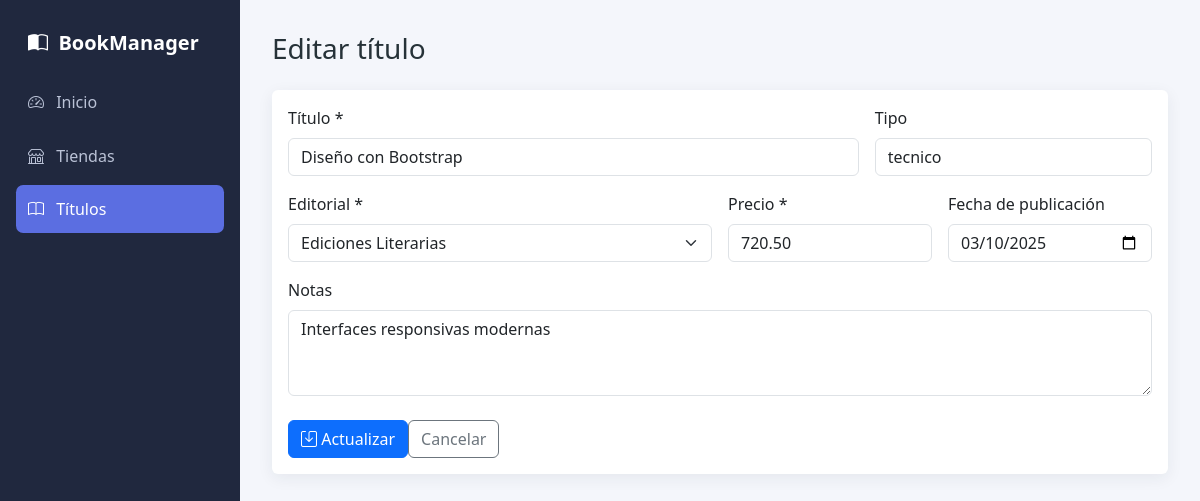
Page /views/titulos/editar.php?id=2 on the committed database.
### tables this page shows
CREATE TABLE IF NOT EXISTS titulos (
    id_titulo INT UNSIGNED NOT NULL AUTO_INCREMENT,
    titulo VARCHAR(150) NOT NULL,
    tipo VARCHAR(50) NULL,
    id_pub INT UNSIGNED NULL,
    precio DECIMAL(10,2) NOT NULL DEFAULT 0,
    fecha_publicacion DATE NULL,
    notas TEXT NULL,
    PRIMARY KEY (id_titulo),
    CONSTRAINT fk_titulos_publicador
        FOREIGN KEY (id_pub) REFERENCES publicadores(id_pub)
        ON UPDATE CASCADE ON DELETE SET NULL
);

CREATE TABLE IF NOT EXISTS publicadores (
    id_pub INT UNSIGNED NOT NULL AUTO_INCREMENT,
    nombre_pub VARCHAR(100) NOT NULL,
    direccion VARCHAR(150) NULL,
    ciudad VARCHAR(100) NULL,
    PRIMARY KEY (id_pub)
);

### config/database.php (called while the page is built, shortened)
<?php
class Database
{
    private string $host;
    private string $dbname;
    private string $user;
    private string $password;
    public function __construct()
    {
        $this->host = getenv('DB_HOST') ?: '127.0.0.1';
        $this->dbname = getenv('DB_NAME') ?: 'dblibreria';
        $this->user = getenv('DB_USER') ?: 'root';
        $this->password = getenv('DB_PASS') ?: '';
    }
    public function getConnection(): PDO
    {
        $dsn = "mysql:host={$this->host};dbname={$this->dbname};charset=utf8mb4";
        $options = [
            PDO::ATTR_ERRMODE => PDO::ERRMODE_EXCEPTION,
            PDO::ATTR_DEFAULT_FETCH_MODE => PDO::FETCH_ASSOC,
            PDO::ATTR_EMULATE_PREPARES => false,
        ];
        return new PDO($dsn, $this->user, $this->password, $options);
    }
}

### models/Titulo.php (called while the page is built, shortened)
<?php
class Titulo
{
    private PDO $db;
    public function __construct(PDO $db)
    {
        $this->db = $db;
    }
    public function getById(int $id): array|false
    {
        $stmt = $this->db->prepare(
            'SELECT id_titulo, titulo, tipo, id_pub, precio, fecha_publicacion, notas
             FROM titulos WHERE id_titulo = :id'
        );
        $stmt->execute(['id' => $id]);
        return $stmt->fetch();
    }
    public function getPublicadores(): array
    {
        $stmt = $this->db->query(
            'SELECT id_pub, nombre_pub FROM publicadores ORDER BY nombre_pub ASC'
        );
        return $stmt->fetchAll();
    }
}

### includes/helpers.php (called while the page is built, shortened)
<?php
function e(mixed $value): string
{
    return htmlspecialchars((string) $value, ENT_QUOTES, 'UTF-8');
}

### views/titulos/editar.php (the view, shortened to what this page needs)
<?php
require_once __DIR__ . '/../../config/database.php';
require_once __DIR__ . '/../../includes/helpers.php';
require_once __DIR__ . '/../../models/Titulo.php';
$errors = [];
$id = filter_input(INPUT_GET, 'id', FILTER_VALIDATE_INT);
try {
    $model = new Titulo((new Database())->getConnection());
    $titulo = $model->getById($id);
    $publicadores = $model->getPublicadores();
} catch (Throwable $e) {
    $titulo = false;
    $publicadores = [];
    $errors[] = 'No fue posible cargar el título.';
}
require __DIR__ . '/../../includes/header.php';
?>
<div class="page-header"><h1 class="h3">Editar título</h1></div>
<?php if ($titulo): $values = $_SERVER['REQUEST_METHOD'] === 'POST' ? $_POST : $titulo; ?>
<div class="card"><div class="card-body"><form method="post">
    <div class="row g-3">
        <div class="col-md-8"><label class="form-label">Título *</label><input class="form-control" name="titulo" required value="<?= e($values['titulo'] ?? '') ?>"></div>
        <div class="col-md-4"><label class="form-label">Tipo</label><input class="form-control" name="tipo" value="<?= e($values['tipo'] ?? '') ?>"></div>
        <div class="col-md-6"><label class="form-label">Editorial *</label><select class="form-select" name="id_pub" required><option value="">Seleccione...</option><?php foreach ($publicadores as $pub): ?><option value="<?= e($pub['id_pub']) ?>" <?= (($values['id_pub'] ?? '') == $pub['id_pub']) ? 'selected' : '' ?>><?= e($pub['nombre_pub']) ?></option><?php endforeach; ?></select></div>
        <div class="col-md-3"><label class="form-label">Precio *</label><input type="number" min="0" step="0.01" class="form-control" name="precio" required value="<?= e($values['precio'] ?? '') ?>"></div>
        <div class="col-md-3"><label class="form-label">Fecha de publicación</label><input type="date" class="form-control" name="fecha_publicacion" value="<?= e($values['fecha_publicacion'] ?? '') ?>"></div>
        <div class="col-12"><label class="form-label">Notas</label><textarea class="form-control" name="notas" rows="3"><?= e($values['notas'] ?? '') ?></textarea></div>
    </div>
    <div class="mt-4"><button class="btn btn-primary" type="submit"><i class="bi bi-save"></i> Actualizar</button><a class="btn btn-outline-secondary" href="index.php">Cancelar</a></div>
</form></div></div>
<?php endif; ?>
<?php require __DIR__ . '/../../includes/footer.php'; ?>

### assets/css/styles.css (style rules this page uses)
:root { --sidebar-width: 240px; --primary: #5b6ee1; }
body { background: #f4f6fb; color: #263238; }
.page-header { margin-bottom: 1.5rem; }
.card { border: 0; box-shadow: 0 .25rem 1rem rgba(32,40,62,.07); }

### rows in the picture
titulos: titulo "Diseño con Bootstrap", tipo "tecnico", id_pub "Ediciones Literarias", precio "720.50", fecha_publicacion "03/10/2025", notas "Interfaces responsivas modernas"
